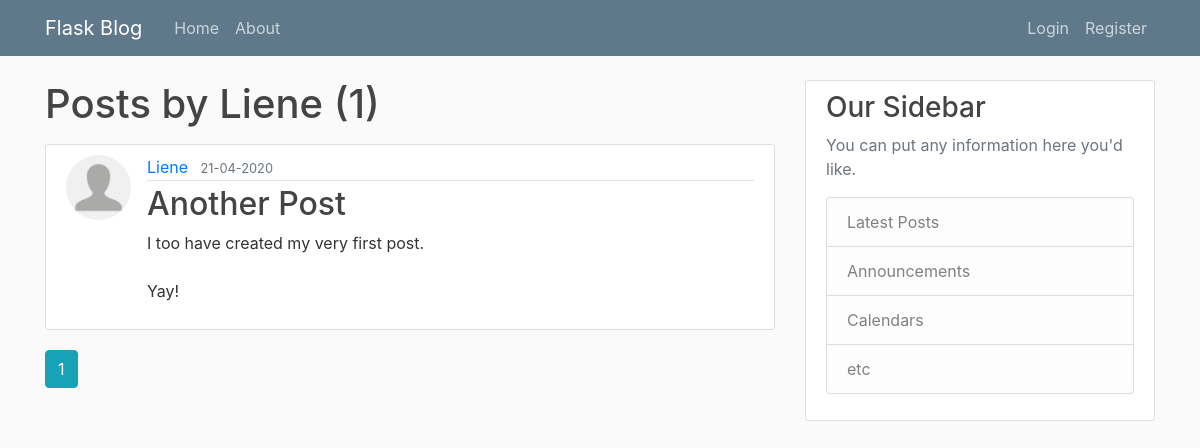
The app's page /user/Liene, older data.
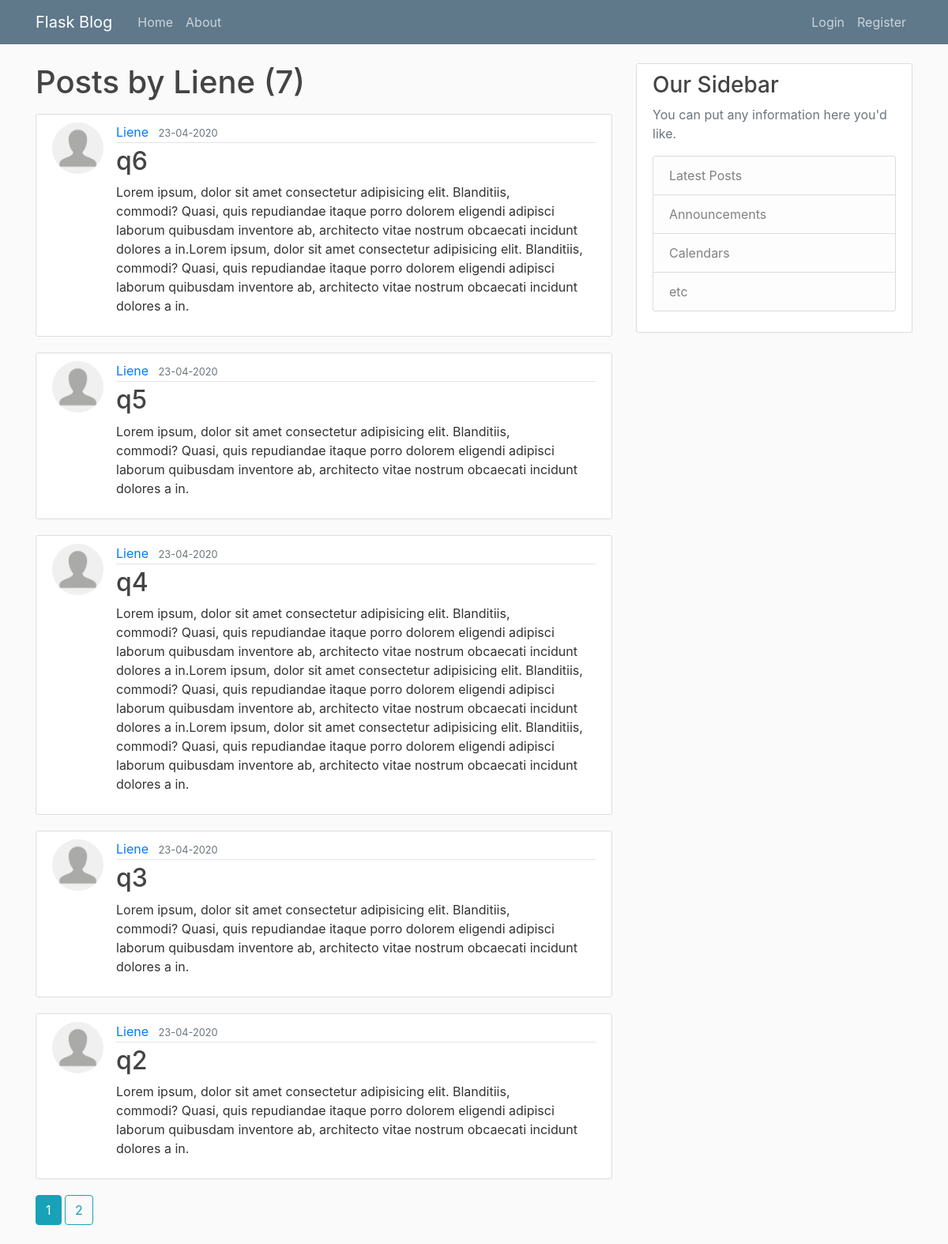
The same page, newer data.
### flaskblog/models.py (models this page shows, shortened)
class Post(db.Model):
    id = db.Column(db.Integer, primary_key=True)
    title = db.Column(db.String(100), nullable=False)
    date_posted = db.Column(db.DateTime, nullable=False, default=datetime.utcnow)
    content = db.Column(db.Text, nullable=False)
    user_id = db.Column(db.Integer, db.ForeignKey('user.id'), nullable=False)

class User(db.Model, UserMixin):
    id = db.Column(db.Integer, primary_key=True)
    username = db.Column(db.String(20), unique=True, nullable=False)
    email = db.Column(db.String(120), unique=True, nullable=False)
    image_file = db.Column(db.String(20), nullable=False, default='default.jpg')
    password = db.Column(db.String(60), nullable=False)
    posts = db.relationship('Post', backref='author', lazy=True)

### flaskblog/users/routes.py (the view)
@users.route('/user/<string:username>')
def user_posts(username):
    page = request.args.get('page', 1, type=int)
    user = User.query.filter_by(username=username).first_or_404()
    posts = Post.query\
        .filter_by(author=user)\
        .order_by(Post.date_posted.desc())\
        .paginate(page=page, per_page=5)
    return render_template("user_posts.html", posts=posts, user=user)

### flaskblog/templates/user_posts.html
<!DOCTYPE html>
{% extends "base.html" %}
{% block content %}
<h1 class="mb-3">Posts by {{ user.username }} ({{ posts.total }})</h1>
{% for post in posts.items %}
    <article class="media content-section">
    <img class="rounded-circle article-img" src="{{ url_for('static', filename='profile_pics/' + post.author.image_file) }}" alt="Profile img">
        <div class="media-body">
            <div class="article-metadata">
                <a class="mr-2" href="{{ url_for('users.user_posts', username=post.author.username) }}">{{ post.author.username }}</a>
                <small class="text-muted">{{ post.date_posted.strftime('%d-%m-%Y') }}</small>
            </div>
            <h2><a class="article-title" href="{{ url_for('posts.post', post_id=post.id) }}">{{ post.title }}</a></h2>
            <p class="article-content">{{ post.content }}</p>
        </div>
    </article>
{% endfor %}
{% for page_num in posts.iter_pages(left_edge=1, right_edge=1, left_current=1, right_current=2) %}
    {% if page_num %}
        {% if posts.page == page_num %}
            <a class="btn btn-info mb-4" href="{{ url_for('users.user_posts', username=user.username, page=page_num) }}">{{ page_num }}</a>
        {% else %}
            <a class="btn btn-outline-info mb-4" href="{{ url_for('users.user_posts', username=user.username, page=page_num) }}">{{ page_num }}</a>
        {% endif%}
    {% else %}
        ...
    {% endif%}
{% endfor %}
{% endblock %}

Row changes from the older to the newer data that the page shows:
no longer on this page (row unchanged): Post: image_file (placeholder picture), author.username "Liene", date_posted "21-04-2020", title "Another Post", content "I too have created my very first post. Yay!"
added Post: image_file (placeholder picture), author.username "Liene", date_posted "23-04-2020", title "q6", content "Lorem ipsum, dolor sit amet consectetur adipisicing elit. Blanditiis, commodi? Quasi, quis repudiandae itaque porro dolorem eligendi adipisci laborum quibusdam inventore ab, architecto vitae nostrum obcaecati incidunt dolores a in.Lorem ipsum, dolor sit amet consectetur adipisicing elit. Blanditiis, commodi? Quasi, quis repudiandae itaque porro dolorem eligendi adipisci laborum quibusdam inventore ab, architecto vitae nostrum obcaecati incidunt dolores a in."
added Post: image_file (placeholder picture), author.username "Liene", date_posted "23-04-2020", title "q5", content "Lorem ipsum, dolor sit amet consectetur adipisicing elit. Blanditiis, commodi? Quasi, quis repudiandae itaque porro dolorem eligendi adipisci laborum quibusdam inventore ab, architecto vitae nostrum obcaecati incidunt dolores a in."
added Post: image_file (placeholder picture), author.username "Liene", date_posted "23-04-2020", title "q4", content "Lorem ipsum, dolor sit amet consectetur adipisicing elit. Blanditiis, commodi? Quasi, quis repudiandae itaque porro dolorem eligendi adipisci laborum quibusdam inventore ab, architecto vitae nostrum obcaecati incidunt dolores a in.Lorem ipsum, dolor sit amet consectetur adipisicing elit. Blanditiis, commodi? Quasi, quis repudiandae itaque porro dolorem eligendi adipisci laborum quibusdam inventore ab, architecto vitae nostrum obcaecati incidunt dolores a in.Lorem ipsum, dolor sit amet consectetur adipisicing elit. Blanditiis, commodi? Quasi, quis repudiandae itaque porro dolorem eligendi adipisci laborum quibusdam inventore ab, architecto vitae nostrum obcaecati incidunt dolores a in."
added Post: image_file (placeholder picture), author.username "Liene", date_posted "23-04-2020", title "q3", content "Lorem ipsum, dolor sit amet consectetur adipisicing elit. Blanditiis, commodi? Quasi, quis repudiandae itaque porro dolorem eligendi adipisci laborum quibusdam inventore ab, architecto vitae nostrum obcaecati incidunt dolores a in."
added Post: image_file (placeholder picture), author.username "Liene", date_posted "23-04-2020", title "q2", content "Lorem ipsum, dolor sit amet consectetur adipisicing elit. Blanditiis, commodi? Quasi, quis repudiandae itaque porro dolorem eligendi adipisci laborum quibusdam inventore ab, architecto vitae nostrum obcaecati incidunt dolores a in."
Text that changed along with them:
{{ posts.total }}: "1" → "7"
new list line: "2"
